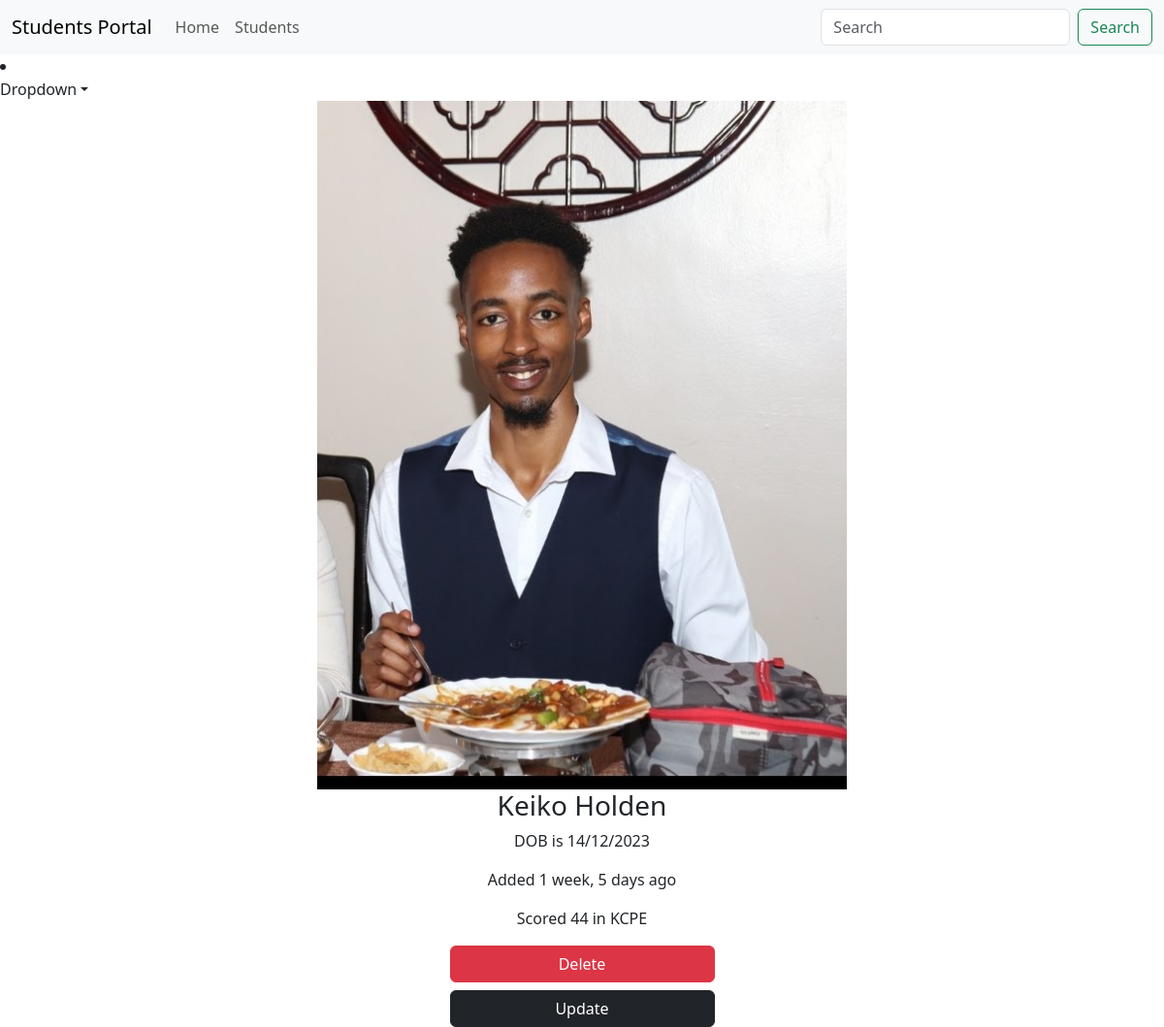
The app's page /details/6. (signed in) with its own data.
### main_app/models.py (models this page shows, shortened)
class Student(models.Model):
    first_name = models.CharField(max_length=25)
    last_name = models.CharField(max_length=25)
    dob = models.DateField()
    email = models.EmailField(unique=True)
    weight = models.DecimalField(max_digits=5, decimal_places=2)
    is_sporty = models.BooleanField(default=False)
    kcpe_score = models.IntegerField()
    profile_pic = models.ImageField(upload_to='generate_unique_name', null=True, default="/media/students/student.png")
    created_at = models.DateTimeField(auto_now_add=True)
    updated_at = models.DateTimeField(auto_now=True)

### main_app/views.py (the view)
# urls.py: path('details/<int:id>.', views.show_details, name="details"),
@login_required
def show_details(request, id):
    student = Student.objects.get(pk=id)  # SELECT * FROM students WHERE id=1
    return render(request, 'details.html', {'student': student})

### templates/details.html (shortened to what this page needs)
{% extends 'base.html' %}
{% load humanize %}
{% block content %}
    {% include 'navbar.html' %}
<div class="container">
    <div class="row justify-content-center">
        <div class="col-sm-6 text-center">
            {% if student.profile_pic %}
                <img src="{{ student.profile_pic.url }}" class="img-fluid" alt="">
            {% endif %}
            <h3>{{ student.first_name | capfirst}} {{ student.last_name | capfirst}}</h3>
            <p>DOB is {{ student.dob | date:'d/m/Y' }}</p>
            <p>Added {{ student.created_at | naturaltime }}</p>
            <p>Scored {{ student.kcpe_score }} in KCPE</p>
            {% if perms.main_app.delete_student %}
                <a href="{% url 'delete' student.id %}" class="btn btn-danger w-50">Delete</a>
            {% endif %}
                {% if perms.main_app.change_student %}
                    <a href="{% url 'update' student.id %}" class="btn btn-dark mt-2 w-50">Update</a>
                {% endif %}
        </div>
    </div>
</div>
{% endblock %}

### records on screen
Student: profile_pic (picture), first_name "Keiko", last_name "Holden", dob "14/12/2023", created_at "1 week, 5 days ago", kcpe_score "44"
